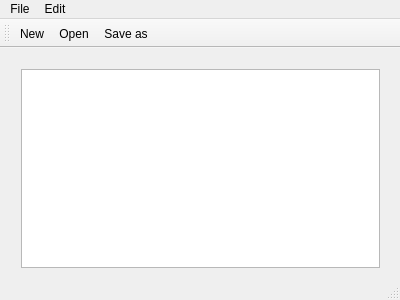
<?xml version="1.0" encoding="UTF-8"?>
<ui version="4.0">
 <class>MainWindow</class>
 <widget class="QMainWindow" name="MainWindow">
  <property name="geometry">
   <rect>
    <x>0</x>
    <y>0</y>
    <width>400</width>
    <height>300</height>
   </rect>
  </property>
  <property name="windowTitle">
   <string>MainWindow</string>
  </property>
  <widget class="QWidget" name="centralWidget">
   <widget class="QWidget" name="verticalLayoutWidget">
    <property name="geometry">
     <rect>
      <x>10</x>
      <y>10</y>
      <width>381</width>
      <height>221</height>
     </rect>
    </property>
    <layout class="QVBoxLayout" name="verticalLayout">
     <item>
      <widget class="QTextEdit" name="textEdit"/>
     </item>
    </layout>
   </widget>
  </widget>
  <widget class="QMenuBar" name="menuBar">
   <property name="geometry">
    <rect>
     <x>0</x>
     <y>0</y>
     <width>400</width>
     <height>22</height>
    </rect>
   </property>
   <widget class="QMenu" name="menuFile">
    <property name="title">
     <string>File</string>
    </property>
    <addaction name="actionNew"/>
    <addaction name="actionOpen"/>
    <addaction name="actionSave_as"/>
    <addaction name="actionPrint"/>
    <addaction name="actionExit"/>
   </widget>
   <widget class="QMenu" name="menuEdi">
    <property name="title">
     <string>Edit</string>
    </property>
    <addaction name="actionCopy"/>
    <addaction name="actionPaste"/>
    <addaction name="actionCut"/>
    <addaction name="actionUndo"/>
    <addaction name="actionRedo"/>
   </widget>
   <addaction name="menuFile"/>
   <addaction name="menuEdi"/>
  </widget>
  <widget class="QToolBar" name="mainToolBar">
   <attribute name="toolBarArea">
    <enum>TopToolBarArea</enum>
   </attribute>
   <attribute name="toolBarBreak">
    <bool>false</bool>
   </attribute>
   <addaction name="actionNew"/>
   <addaction name="actionOpen"/>
   <addaction name="actionSave_as"/>
  </widget>
  <widget class="QStatusBar" name="statusBar"/>
  <action name="actionNew">
   <property name="icon">
    <iconset resource="resources.qrc">
     <normaloff>:/imgs/New.bmp</normaloff>:/imgs/New.bmp</iconset>
   </property>
   <property name="text">
    <string>New</string>
   </property>
  </action>
  <action name="actionOpen">
   <property name="icon">
    <iconset resource="resources.qrc">
     <normaloff>:/imgs/Open.bmp</normaloff>:/imgs/Open.bmp</iconset>
   </property>
   <property name="text">
    <string>Open</string>
   </property>
  </action>
  <action name="actionSave_as">
   <property name="icon">
    <iconset resource="resources.qrc">
     <normaloff>:/imgs/Save.bmp</normaloff>:/imgs/Save.bmp</iconset>
   </property>
   <property name="text">
    <string>Save as</string>
   </property>
  </action>
  <action name="actionPrint">
   <property name="text">
    <string>Print</string>
   </property>
  </action>
  <action name="actionExit">
   <property name="text">
    <string>Exit</string>
   </property>
  </action>
  <action name="actionCopy">
   <property name="text">
    <string>Copy</string>
   </property>
  </action>
  <action name="actionPaste">
   <property name="text">
    <string>Paste</string>
   </property>
  </action>
  <action name="actionCut">
   <property name="text">
    <string>Cut</string>
   </property>
  </action>
  <action name="actionUndo">
   <property name="text">
    <string>Undo</string>
   </property>
  </action>
  <action name="actionRedo">
   <property name="text">
    <string>Redo</string>
   </property>
  </action>
 </widget>
 <layoutdefault spacing="6" margin="11"/>
 <resources>
  <include location="resources.qrc"/>
 </resources>
 <connections/>
</ui>
